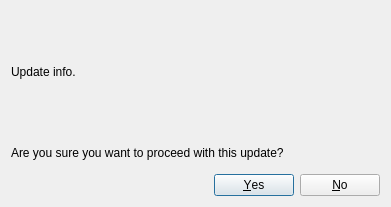
<?xml version="1.0" encoding="UTF-8"?>
<ui version="4.0">
 <class>PacmanUpdateDialog</class>
 <widget class="QDialog" name="PacmanUpdateDialog">
  <property name="geometry">
   <rect>
    <x>0</x>
    <y>0</y>
    <width>391</width>
    <height>207</height>
   </rect>
  </property>
  <property name="windowTitle">
   <string>Dialog</string>
  </property>
  <layout class="QVBoxLayout" name="verticalLayout">
   <item>
    <widget class="QLabel" name="update_info">
     <property name="text">
      <string>Update info.</string>
     </property>
    </widget>
   </item>
   <item>
    <widget class="QLabel" name="label">
     <property name="maximumSize">
      <size>
       <width>16777215</width>
       <height>30</height>
      </size>
     </property>
     <property name="text">
      <string>Are you sure you want to proceed with this update?</string>
     </property>
    </widget>
   </item>
   <item>
    <widget class="QDialogButtonBox" name="confirm_box">
     <property name="orientation">
      <enum>Qt::Orientation::Horizontal</enum>
     </property>
     <property name="standardButtons">
      <set>QDialogButtonBox::StandardButton::No|QDialogButtonBox::StandardButton::Yes</set>
     </property>
    </widget>
   </item>
  </layout>
 </widget>
 <resources/>
 <connections>
  <connection>
   <sender>confirm_box</sender>
   <signal>accepted()</signal>
   <receiver>PacmanUpdateDialog</receiver>
   <slot>accept()</slot>
   <hints>
    <hint type="sourcelabel">
     <x>248</x>
     <y>254</y>
    </hint>
    <hint type="destinationlabel">
     <x>157</x>
     <y>274</y>
    </hint>
   </hints>
  </connection>
  <connection>
   <sender>confirm_box</sender>
   <signal>rejected()</signal>
   <receiver>PacmanUpdateDialog</receiver>
   <slot>reject()</slot>
   <hints>
    <hint type="sourcelabel">
     <x>316</x>
     <y>260</y>
    </hint>
    <hint type="destinationlabel">
     <x>286</x>
     <y>274</y>
    </hint>
   </hints>
  </connection>
 </connections>
</ui>
